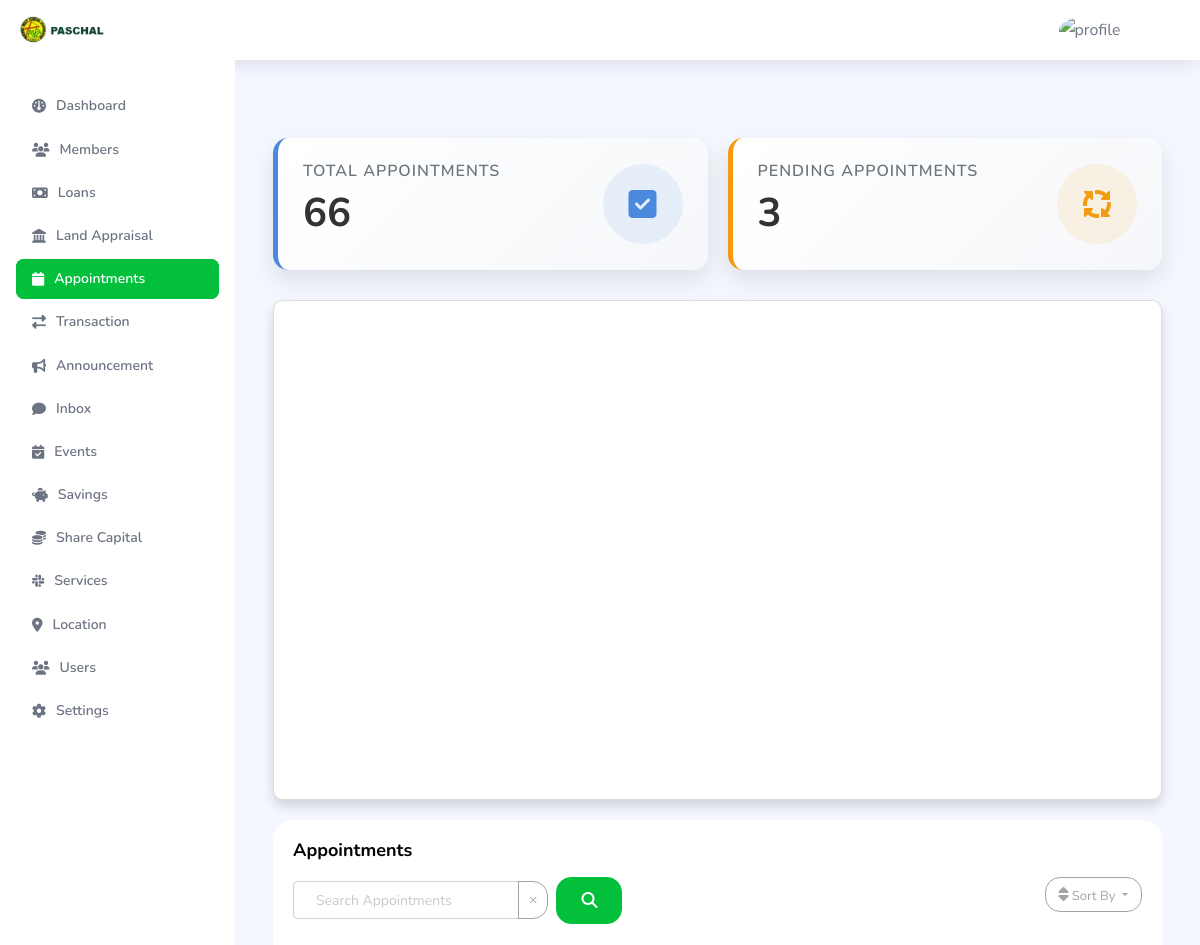
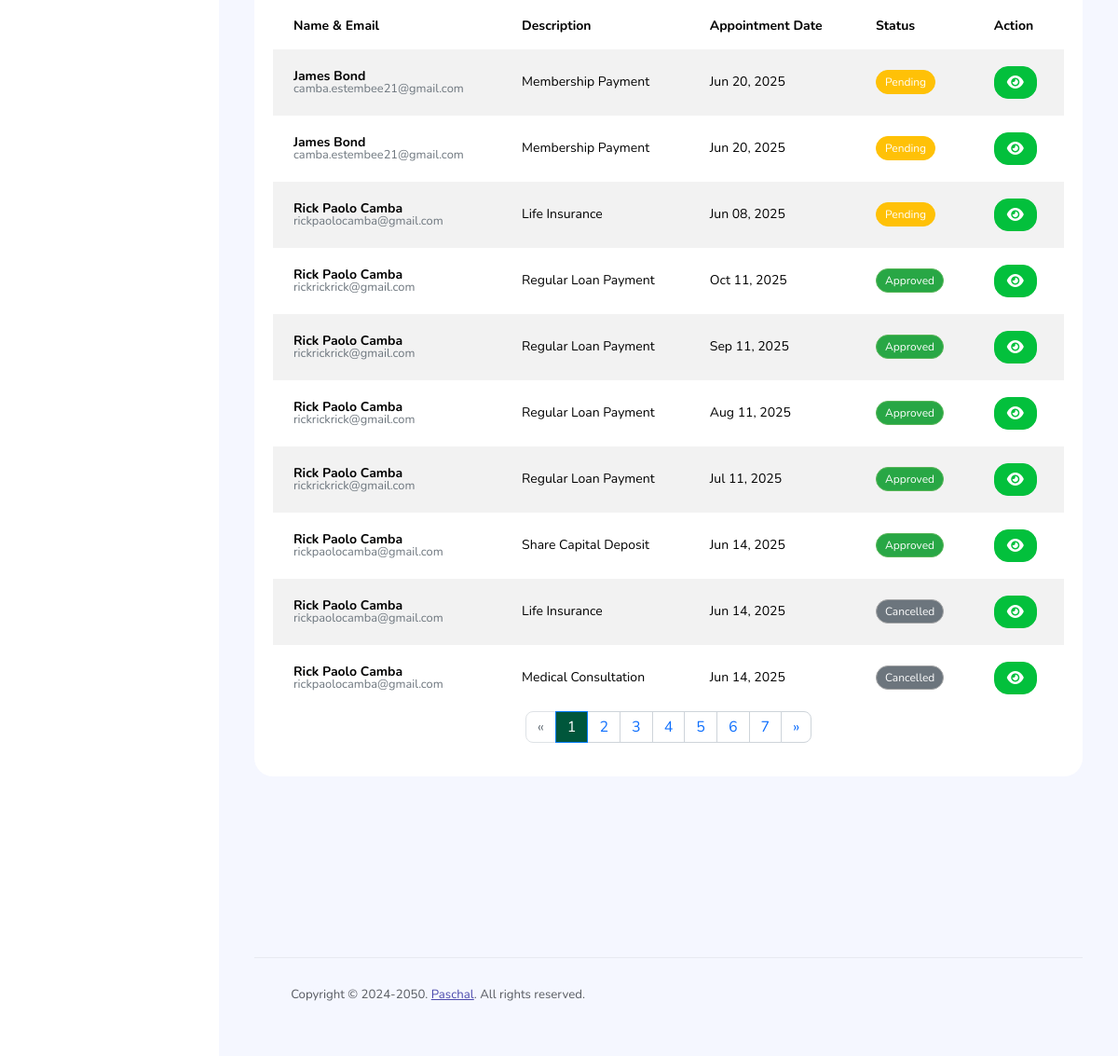
Page /admin/appointment.php (signed in) on the committed database (2 pictures, top to bottom).
### tables this page shows
CREATE TABLE `appointments` (
  `id` int(11) NOT NULL,
  `first_name` varchar(100) DEFAULT NULL,
  `last_name` varchar(100) DEFAULT NULL,
  `email` varchar(100) DEFAULT NULL,
  `description` varchar(255) DEFAULT NULL,
  `share_capital` int(11) DEFAULT NULL,
  `savings` int(11) DEFAULT NULL,
  `membership_fee` int(11) DEFAULT NULL,
  `insurance` decimal(10,2) DEFAULT NULL,
  `total_amount` decimal(10,2) DEFAULT NULL,
  `ModeOfPayment` varchar(255) DEFAULT NULL,
  `payable_amount` decimal(10,0) NOT NULL,
  `payable_date` date DEFAULT NULL,
  `appointmentdate` date DEFAULT NULL,
  `user_id` varchar(255) DEFAULT NULL,
  `serviceID` int(11) DEFAULT NULL,
  `status` enum('Pending','Approved','Disapproved','Cancelled') DEFAULT 'Pending',
  `LoanID` int(11) DEFAULT NULL,
  `SavingsID` int(11) DEFAULT NULL,
  `ShareCapitalID` int(11) DEFAULT NULL
);

### admin/appointment.php (the view, shortened to what the rows shown need)
<!DOCTYPE html>
<html lang="en">
<head>
    <link rel="stylesheet" href="../dist/assets/vendors/feather/feather.css">
    <link rel="stylesheet" href="../dist/assets/vendors/ti-icons/css/themify-icons.css">
    <link rel="stylesheet" href="../dist/assets/vendors/css/vendor.bundle.base.css">
    <link rel="stylesheet" href="../dist/assets/vendors/font-awesome/css/font-awesome.min.css">
    <link rel="stylesheet" href="../dist/assets/vendors/mdi/css/materialdesignicons.min.css">
    <link rel="stylesheet" href="https://cdnjs.cloudflare.com/ajax/libs/font-awesome/6.6.0/css/all.min.css"
 />
    <link rel="stylesheet" href="https://cdn.datatables.net/1.10.21/css/jquery.dataTables.min.css">
    <link rel="stylesheet" href="../dist/assets/vendors/ti-icons/css/themify-icons.css">
    <link rel="stylesheet" type="text/css" href="../dist/assets/js/select.dataTables.min.css">
    <link href="https://stackpath.bootstrapcdn.com/bootstrap/4.5.2/css/bootstrap.min.css" rel="stylesheet">
    <link href='https://cdn.jsdelivr.net/npm/fullcalendar@5.10.2/main.min.css' rel='stylesheet' />
    <link rel="stylesheet" href="../dist/assets/css/style.css">
</head>
<body>
    <div class="container-fluid page-body-wrapper">
        <div class="main-panel">
            <div class="content-wrapper">
                <?php
                include '../connection/config.php';
                $search = isset($_GET['search']) ? htmlspecialchars(trim($_GET['search'])) : '';
                $page = isset($_GET['page']) && (int) $_GET['page'] > 0 ? (int) $_GET['page'] : 1;
                $limit = 10;
                $offset = ($page - 1) * $limit;
                $order_by = "ORDER BY
                            CASE WHEN status = 'Pending' THEN 0 ELSE 1 END,
                            appointmentdate DESC";
                try {
                    $sql = "SELECT id, first_name, last_name, email, description, appointmentdate, status
                            FROM appointments
                            WHERE (first_name LIKE ? OR last_name LIKE ? OR email LIKE ?
                            OR description LIKE ? OR appointmentdate LIKE ? OR status LIKE ?)
                            $order_by
                            LIMIT ? OFFSET ?";
                    $stmt = $conn->prepare($sql);
                    $search_param = "%" . $search . "%";
                    $stmt->bind_param(
                        "ssssssii",
                        $search_param,
                        $search_param,
                        $search_param,
                        $search_param,
                        $search_param,
                        $search_param,
                        $limit,
                        $offset
                    );
                    $stmt->execute();
                    $result = $stmt->get_result();
                    $appointments = $result->fetch_all(MYSQLI_ASSOC);
                } catch (Exception $e) {
                    echo "Error: " . $e->getMessage();
                    exit;
                }
                $status_colors = [
                    'Pending' => 'warning',
                    'Approved' => 'success',
                    'Disapproved' => 'danger'
                ];
                ?>
                <div class="row">
                    <div class="col-md-12 grid-margin stretch-card">
                        <div class="card">
                            <div class="card-body">
                                <div class="table-responsive">
                                    <table class="table table-striped table-borderless">
                                        <thead>
                                            <tr>
                                                <th>Name & Email</th>
                                                <th>Description</th>
                                                <th>Appointment Date</th>
                                                <th>Status</th>
                                                <th>Action</th>
                                            </tr>
                                        </thead>
                                        <tbody>
                                            <?php if (!empty($appointments)): ?>
                                                <?php foreach ($appointments as $appointment): ?>
                                                    <tr>
                                                        <td>
                                                            <div class="user-info">
                                                                <strong><?php echo htmlspecialchars($appointment['first_name'] . ' ' . $appointment['last_name']); ?></strong>
                                                                <span class="user-email"><?php echo htmlspecialchars($appointment['email']); ?></span>
                                                            </div>
                                                        </td>
                                                        <td><?php echo htmlspecialchars($appointment['description']); ?></td>
                                                        <td><?php echo date('M d, Y', strtotime($appointment['appointmentdate'])); ?></td>
                                                        <td>
                                                            <span class="badge badge-<?php echo $status_colors[$appointment['status']] ?? 'secondary'; ?> text-white">
                                                                <?php echo htmlspecialchars($appointment['status']); ?>
                                                            </span>
                                                        </td>
                                                        <td>
                                                            <button class="btn btn-primary btn-sm" data-toggle="modal"
                                                                data-target="#viewModal<?php echo $appointment['id']; ?>">
                                                                <i class="fa-solid fa-eye"></i>
                                                            </button>
                                                        </td>
                                                    </tr>
                                                <?php endforeach; ?>
                                            <?php else: ?>
                                                <tr>
                                                    <td colspan="5" class="text-center">No appointments found.</td>
                                                </tr>
                                            <?php endif; ?>
                                        </tbody>
                                    </table>
                                </div>
                            </div>
                        </div>
                    </div>
                </div>
                <br><br><br><br><br><br><br>
            </div>
        </div>
    </div>
</body>
</html>

### rows in the picture
appointments: first_name+last_name "James Bond", email "camba.estembee21@gmail.com", description "Membership Payment", appointmentdate "Jun 20, 2025", status "Pending"
appointments: first_name+last_name "James Bond", email "camba.estembee21@gmail.com", description "Membership Payment", appointmentdate "Jun 20, 2025", status "Pending"
appointments: first_name+last_name "Rick Paolo Camba", email "rickpaolocamba@gmail.com", description "Life Insurance", appointmentdate "Jun 08, 2025", status "Pending"
appointments: first_name+last_name "Rick Paolo Camba", email "rickrickrick@gmail.com", description "Regular Loan Payment", appointmentdate "Oct 11, 2025", status "Approved"
appointments: first_name+last_name "Rick Paolo Camba", email "rickrickrick@gmail.com", description "Regular Loan Payment", appointmentdate "Sep 11, 2025", status "Approved"
appointments: first_name+last_name "Rick Paolo Camba", email "rickrickrick@gmail.com", description "Regular Loan Payment", appointmentdate "Aug 11, 2025", status "Approved"
appointments: first_name+last_name "Rick Paolo Camba", email "rickrickrick@gmail.com", description "Regular Loan Payment", appointmentdate "Jul 11, 2025", status "Approved"
appointments: first_name+last_name "Rick Paolo Camba", email "rickpaolocamba@gmail.com", description "Share Capital Deposit", appointmentdate "Jun 14, 2025", status "Approved"
appointments: first_name+last_name "Rick Paolo Camba", email "rickpaolocamba@gmail.com", description "Life Insurance", appointmentdate "Jun 14, 2025", status "Cancelled"
appointments: first_name+last_name "Rick Paolo Camba", email "rickpaolocamba@gmail.com", description "Medical Consultation", appointmentdate "Jun 14, 2025", status "Cancelled"

### other values in the picture
$total_appointments "66"
$pending_appointments "3"
